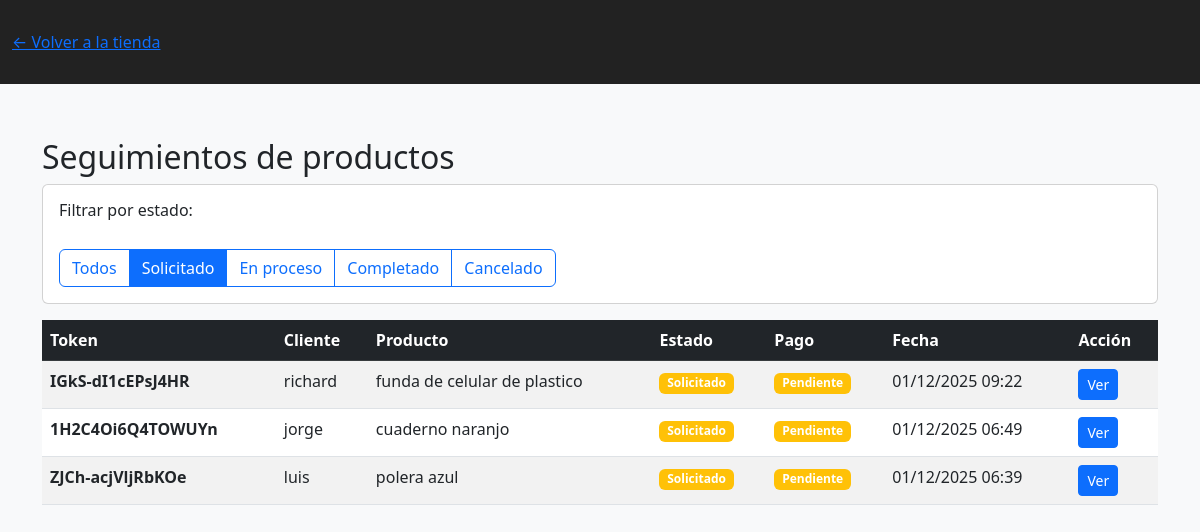
The app's page /seguimientos/?estado=solicitado with its own data.
### myApp/models.py (models this page shows, shortened)
class Orden(models.Model):
    ESTADO_CHOICES = (
        ('solicitado', 'Solicitado'),
        ('en_proceso', 'En proceso'),
        ('completado', 'Completado'),
        ('cancelado', 'Cancelado'),
    )
    PAGO_CHOICES = (
        ('pendiente', 'Pendiente'),
        ('pagado', 'Pagado'),
    )
    token = models.CharField(max_length=48, unique=True, editable=False, default=generate_token)
    cliente_nombre = models.CharField(max_length=200, default='', blank=True)
    contacto = models.CharField(max_length=200, help_text="Email / teléfono / red social", default='', blank=True)
    producto_referencia = models.ForeignKey('Producto', null=True, blank=True, on_delete=models.SET_NULL)
    descripcion = models.TextField(blank=True)
    plataforma = models.CharField(max_length=100, default='pagina web')
    fecha_necesaria = models.DateField(null=True, blank=True)
    estado = models.CharField(max_length=20, choices=ESTADO_CHOICES, default='solicitado')
    estado_pago = models.CharField(max_length=20, choices=PAGO_CHOICES, default='pendiente')
    creado = models.DateTimeField(auto_now_add=True)
    actualizado = models.DateTimeField(auto_now=True)

class Producto(models.Model):
    categoria = models.ForeignKey(Categoria, on_delete=models.CASCADE, related_name='productos')
    nombre = models.CharField(max_length=150)
    descripcion = models.TextField(blank=True)
    precio = models.DecimalField(max_digits=10, decimal_places=2)
    stock = models.PositiveIntegerField(default=0)
    activo = models.BooleanField(default=True)

### myApp/views.py (the view)
# urls.py: path('seguimientos/', views.listar_seguimientos, name='listar_seguimientos'),
def listar_seguimientos(request):
    ordenes = Orden.objects.all().order_by('-creado')
    estado = request.GET.get('estado')
    if estado:
        ordenes = ordenes.filter(estado=estado)
    paginator = Paginator(ordenes, 10)
    page_number = request.GET.get('page')
    ordenes = paginator.get_page(page_number)
    context = {
        'ordenes': ordenes,
        'estados': Orden.ESTADO_CHOICES,
        'estado_filtro': estado,
    }
    return render(request, 'listar_seguimientos.html', context)

### templates/listar_seguimientos.html (shortened to what this page needs)
{% load static %}
<!DOCTYPE html>
<html lang="es">
<head>
    <link href="https://cdn.jsdelivr.net/npm/bootstrap@5.3.0/dist/css/bootstrap.min.css" rel="stylesheet">
    <link rel="stylesheet" href="{% static 'css/styles.css' %}">
</head>
<body>
<div class="header">
    <div class="container">
        <a href="{% url 'home' %}" class="header-back">← Volver a la tienda</a>
    </div>
</div>
<div class="container py-4">
    <h2>Seguimientos de productos</h2>
    <div class="card mb-3">
        <div class="card-body">
            <h5>Filtrar por estado:</h5>
            <div class="btn-group" role="group">
                <a href="{% url 'listar_seguimientos' %}" class="btn btn-outline-primary {% if not estado_filtro %}active{% endif %}">Todos</a>
                {% for valor, etiqueta in estados %}
                    <a href="?estado={{ valor }}" class="btn btn-outline-primary {% if estado_filtro == valor %}active{% endif %}">{{ etiqueta }}</a>
                {% endfor %}
            </div>
        </div>
    </div>
    <div class="table-responsive">
        <table class="table table-striped table-hover">
            <thead class="table-dark">
                <tr>
                    <th>Token</th>
                    <th>Cliente</th>
                    <th>Producto</th>
                    <th>Estado</th>
                    <th>Pago</th>
                    <th>Fecha</th>
                    <th>Acción</th>
                </tr>
            </thead>
            <tbody>
                {% for orden in ordenes %}
                    <tr>
                        <td><strong>{{ orden.token }}</strong></td>
                        <td>{{ orden.cliente_nombre }}</td>
                        <td>{% if orden.producto_referencia %}{{ orden.producto_referencia.nombre }}{% else %}—{% endif %}</td>
                        <td>
                            <span class="badge
                                {% if orden.estado == 'solicitado' %}bg-warning{% endif %}
                            ">
                                {{ orden.get_estado_display }}
                            </span>
                        </td>
                        <td>
                            <span class="badge {% if orden.estado_pago == 'pagado' %}bg-success{% else %}bg-warning{% endif %}">
                                {{ orden.get_estado_pago_display }}
                            </span>
                        </td>
                        <td>{{ orden.creado|date:"d/m/Y H:i" }}</td>
                        <td>
                            <a href="{% url 'seguimiento_pedido' orden.token %}" class="btn btn-sm btn-primary">Ver</a>
                        </td>
                    </tr>
                {% empty %}
                    <tr>
                        <td colspan="7" class="text-center text-muted">No hay pedidos disponibles.</td>
                    </tr>
                {% endfor %}
            </tbody>
        </table>
    </div>
</div>
</body>
</html>

### static/css/styles.css (style rules this page uses)
body { background: #f8f9fa; }
.header { background: #222; padding: 24px 0; color: white; margin-bottom: 30px; }
.header .container { max-width: 1200px; margin: 0 auto; display: flex; justify-content: space-between; align-items: center; }
.header { background: #222; padding: 30px 0; color: white; margin-bottom: 30px; }
.card-body h5 { font-size: 16px; height: 40px; overflow: hidden; display: -webkit-box; -webkit-line-clamp: 2; -webkit-box-orient: vertical; }

### records on screen
Orden: token "IGkS-dI1cEPsJ4HR", cliente_nombre "richard", producto_referencia.nombre "funda de celular de plastico", estado "Solicitado", estado_pago "Pendiente", creado "01/12/2025 09:22"
Orden: token "1H2C4Oi6Q4TOWUYn", cliente_nombre "jorge", producto_referencia.nombre "cuaderno naranjo", estado "Solicitado", estado_pago "Pendiente", creado "01/12/2025 06:49"
Orden: token "ZJCh-acjVljRbKOe", cliente_nombre "luis", producto_referencia.nombre "polera azul", estado "Solicitado", estado_pago "Pendiente", creado "01/12/2025 06:39"

### other values on screen
{{ etiqueta }} "Solicitado" "En proceso" "Completado" "Cancelado"
